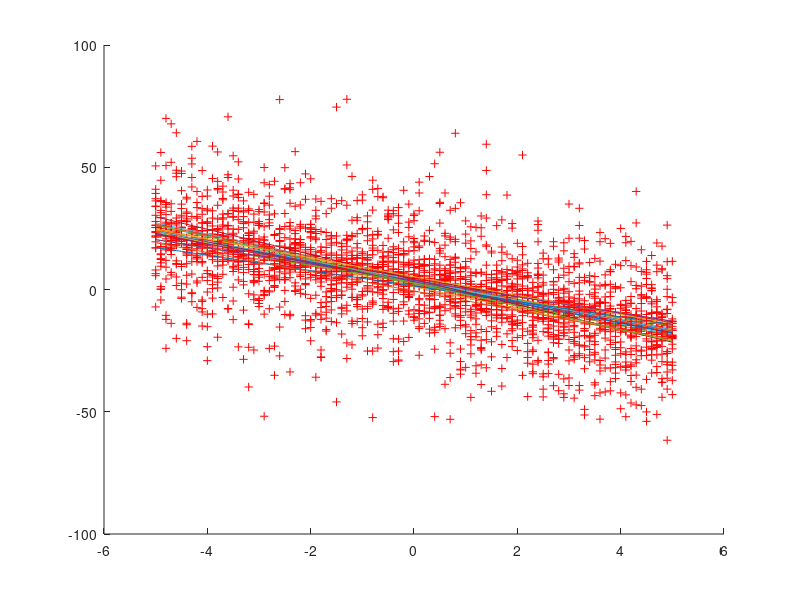
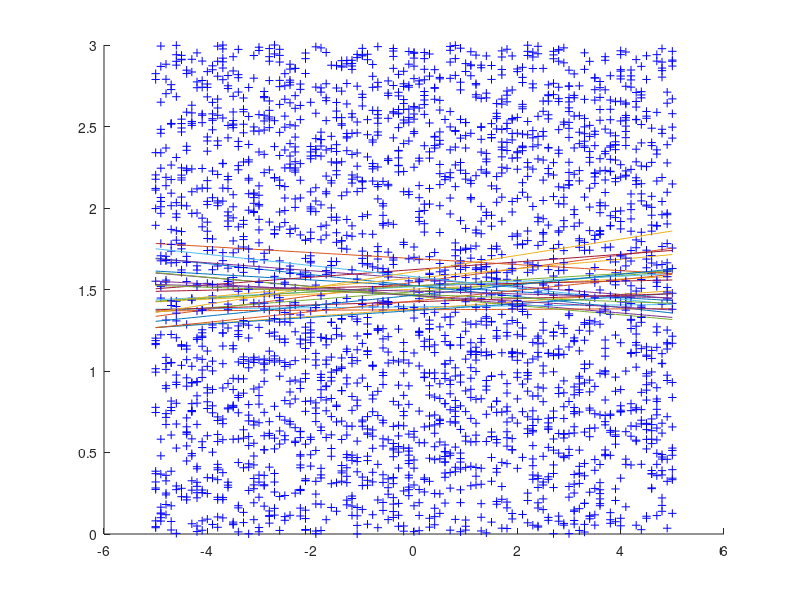

MATLAB code to generate these figures, in order:
%
% Linear Regression, V1.0
% y=f(x)
% Amir - 2019
%
clc
clear all
close all
errarr=[] ;
for ncf=0:25
%ncf = 33.2 ;
x = [-5:0.1:5] ;
[nn, N] = size(x) ;
y = -4 .* x + 3.25 + ncf* randn(1,N) ;
figure(1)
hold on ;
plot(x,y,'r+') ;

r = rand(1,N) .* 3 ;
figure(2) ;
hold on ;
plot(x,r,'b+') ;

Z = [ ones(N,1) x(:) ] ;

a = (Z.' * Z) \ (Z.' * y(:)) ;   % a = y * pinv(Z)

b = (Z.' * Z) \ (Z.' * r(:)) ;   % b = r * pinv(Z)

yp = x .* a(2) + a(1) ;
figure(1) , plot(x,yp) ;
rp = x .* b(2) + b(1) ;
figure(2) , plot(x,rp) ;
printf('\n\n First Example: Slope= %f , Intersection= %f\n', a(2) , a(1) ) ;
printf('\n\n Second Example: Slope= %f , Intersection= %f\n', b(2) , b(1) ) ;
errarr = [errarr , sum((yp-y).^2) ./N ]
endfor
return